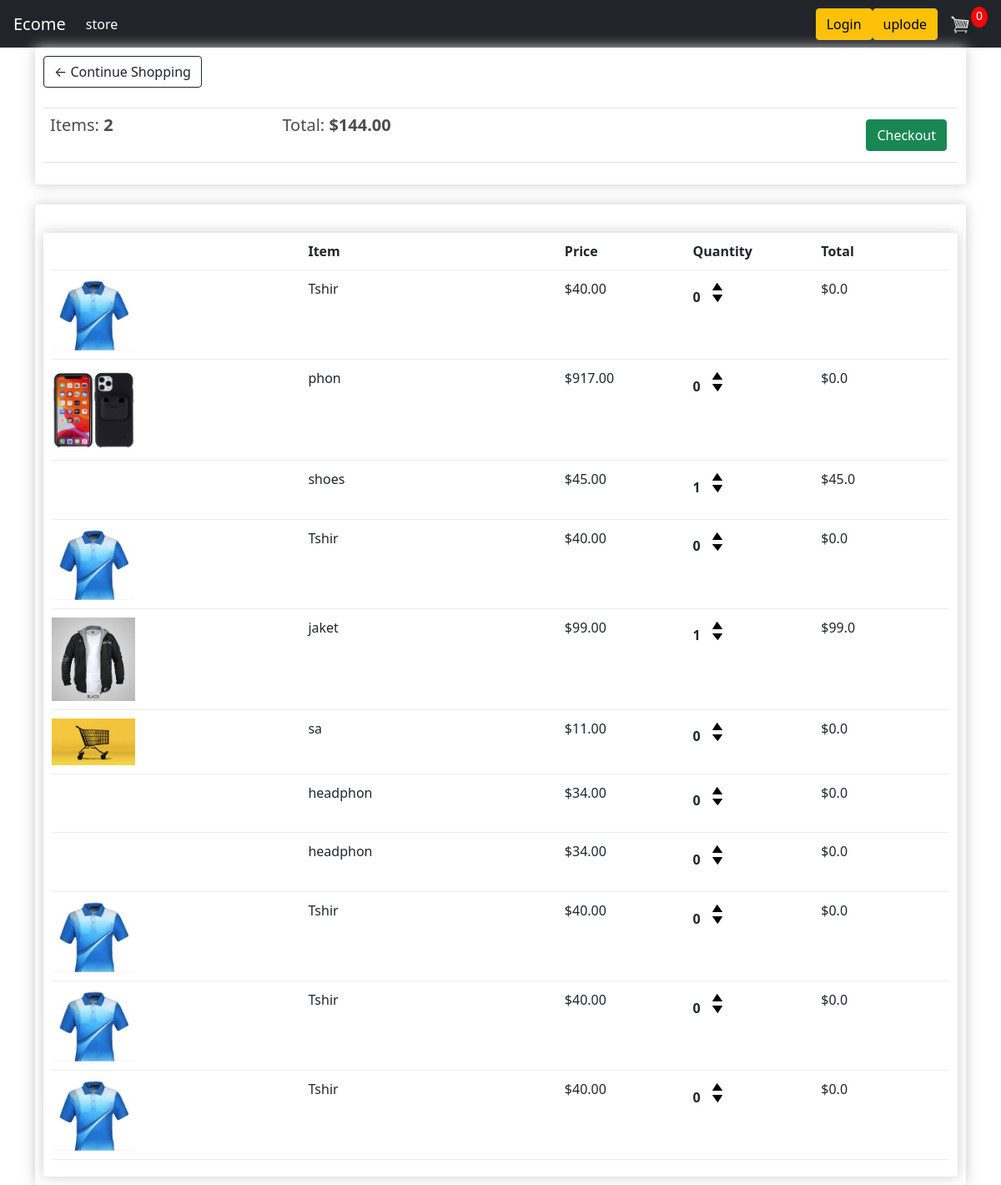
The app's page /cart/ (signed in) with its own data.
### store/models.py (models this page shows, shortened)
class Order(models.Model):
    customer = models.ForeignKey(Customer, on_delete=models.SET_NULL, blank=True, null=True)
    date_order =models.DateTimeField(auto_now_add=True)
    completed = models.BooleanField(default=False, null=True, blank=False)
    transaction_id = models.CharField(max_length=200, null=True)
    @property
    def get__cart_total(self):
        orderitems = self.orderitem_set.all()
        total = sum([item.get_total for item in orderitems])
        return total
    @property
    def get__cart_items(self):
        orderitems = self.orderitem_set.all()
        total = sum([item.quantity for item in orderitems])
        return total

class OrderItem(models.Model):
    product = models.ForeignKey(Product, on_delete=models.SET_NULL,blank=True, null=True)
    order = models.ForeignKey(Order, on_delete=models.SET_NULL,blank=True, null=True)
    quantity = models.IntegerField(default=0, null=True, blank=True)
    date_added = models.DateTimeField(auto_now_add=True)
    @property
    def get_total(self):
        total = self.product.price * self.quantity
        return total

class Product(models.Model):
    name =models.CharField(max_length=50, null=True)
    price =models.FloatField()
    digital =models.BooleanField(default=False, null=True, blank=False)
    image = models.ImageField(null=True, blank=True)
    @property
    def imageURL(self):
        try:
            url = self.image.url
        except:
            url = ''
        return url

### store/views.py (the view)
# urls.py: path('cart/', views.cart,name = 'cart'),
def cart(request):
    if request.user.is_authenticated:
        customer = request.user.customer
        order, created = Order.objects.get_or_create(customer=customer)
        items = OrderItem.objects.filter(order=order)
    else:
        items = []
        order ={"get_cart_total":0, "get_cart_items": 0}
    context = {'items': items, 'order': order}
    return render(request, 'cart.html',  context)

### store/templates/cart.html
{% extends 'base.html'%}
{% load static %}
{% block content %}
<div class="row">
    <div class="col-lg-12">
        <div class="box-element">
            <a  class="btn btn-outline-dark" href="{% url 'store' %}">&#x2190; Continue Shopping</a>
				<br>
				<br>
				<table class="table">
					<tr>
						<th><h5>Items: <strong>{{order.get__cart_items}}</strong></h5></th>
						<th><h5>Total:<strong> ${{order.get__cart_total|floatformat:2}}</strong></h5></th>
						<th>
							<a  style="float:right; margin:5px;" class="btn btn-success" href="{% url 'checkout' %}">Checkout</a>
						</th>
					</tr>
				</table>
        </div>
        <br>
        <div class="box-element">
            <br>
			<div class="box-element">
				<div class="cart-row">
					<div style="flex:2"></div>
					<div style="flex:2"><strong>Item</strong></div>
					<div style="flex:1"><strong>Price</strong></div>
					<div style="flex:1"><strong>Quantity</strong></div>
					<div style="flex:1"><strong>Total</strong></div>
				</div>
				{% for item in items%}
				<div class="cart-row">
					<div style="flex:2"><img class="row-image" src="{{item.product.imageURL}}"></div>
					<div style="flex:2">{{item.product.name}}</div>
					<div style="flex:1">${{item.product.price|floatformat:2}}</div>
					<div style="flex:1">
						<p class="quantity">{{item.quantity}}</p>
						<div class="quantity">
							<img class="chg-quantity" src="{% static  'image/arrow-up.png' %}">
							<img class="chg-quantity" src="{% static  'image/arrow-down.png' %}">
						</div>
					</div>
					<div style="flex:1"><p>${{item.get_total}}</p></div>
			</div>
            {% endfor %}
        </div>
    </div>
</div>
{% endblock content %}

### store/templates/base.html (shortened to what this page needs)
<!DOCTYPE html>
{% load static %}
<html>
    <head>
           <link rel="stylesheet" type="text/css" href="{% static 'css/main.css'%}">
           <link rel="stylesheet" href="https://stackpath.bootstrapcdn.com/bootstrap/4.4.1/css/bootstrap.min.css">
           <link href="https://cdn.jsdelivr.net/npm/bootstrap@5.1.1/dist/css/bootstrap.min.css" rel="stylesheet">
    </head>
     <body>
        <nav class="navbar navbar-expand-lg navbar-dark bg-dark">
            <a class="navbar-brand" href="{% url 'store' %}">Ecome</a>
            <div class="collapse navbar-collapse" id="navbarSupportedContent">
              <ul class="navbar-nav mr-auto">
                <li class="nav-item active">
                  <a class="nav-link" href="{% url 'store' %}">store <span class="sr-only">(current)</span></a>
                </li>
              </ul>
              <div class="form-inline my-2 my-lg-0">
                  <a href="{% url 'up_login' %}"class="btn btn-warning">Login</a>
                  <a href="{% url 'upload' %}"class="btn btn-warning">uplode</a>
                  <a href="{% url 'cart' %}">
                      <img  id="cart-icon" src="{% static 'image/cart.png' %}">
                  </a>
                  <p id="cart-total">0</p>
           </div>
              </div>
        </nav>
         <div class="container">
             {% block content %}
             {% endblock content %}
         </div>
     </body>
</html>

### store/static/css/main.css (style rules this page uses)
body { background-color: hsl(0, 0%, 98%); }
h1,h2,h3,h4,h5,h6 { color:hsl(0, 0%, 30%); }
.box-element { box-shadow:hsl(0, 0%, 80%) 0 0 16px; background-color: #fff; border-radius: 4px; padding: 10px; }
.bg-dark { background-color: #4f868c!important; }
#cart-icon { width:25px; display: inline-block; margin-left: 15px; }
#cart-total { display: block; text-align: center; color:#fff; background-color: red; width: 20px; height: 25px; border-radius: 50%; font-size: 14px; }
.col-lg-4, .col-lg-6, .col-lg-8, .col-lg-12 { margin-top: 10px; }
.btn { border-radius: 0; }
.row-image { width: 100px; }
.cart-row { display: flex; align-items: flex-stretch; padding-bottom: 10px; margin-bottom: 10px; border-bottom: 1px solid #ececec; }
.quantity { display: inline-block; font-weight: 700; padding-right:10px; }
.chg-quantity { width: 12px; cursor: pointer; display: block; margin-top: 5px; transition:.1s; }

### records on screen
Order: get__cart_items "2", get__cart_total "144.00"
OrderItem: product.imageURL (picture), product.name "Tshir", product.price "40.00", quantity "0", get_total "0.0"
OrderItem: product.imageURL (picture), product.name "phon", product.price "917.00", quantity "0", get_total "0.0"
OrderItem: product.name "shoes", product.price "45.00", quantity "1", get_total "45.0"
OrderItem: product.imageURL (picture), product.name "Tshir", product.price "40.00", quantity "0", get_total "0.0"
OrderItem: product.imageURL (picture), product.name "jaket", product.price "99.00", quantity "1", get_total "99.0"
OrderItem: product.imageURL (picture), product.name "sa", product.price "11.00", quantity "0", get_total "0.0"
OrderItem: product.name "headphon", product.price "34.00", quantity "0", get_total "0.0"
OrderItem: product.name "headphon", product.price "34.00", quantity "0", get_total "0.0"
OrderItem: product.imageURL (picture), product.name "Tshir", product.price "40.00", quantity "0", get_total "0.0"
OrderItem: product.imageURL (picture), product.name "Tshir", product.price "40.00", quantity "0", get_total "0.0"
OrderItem: product.imageURL (picture), product.name "Tshir", product.price "40.00", quantity "0", get_total "0.0"
